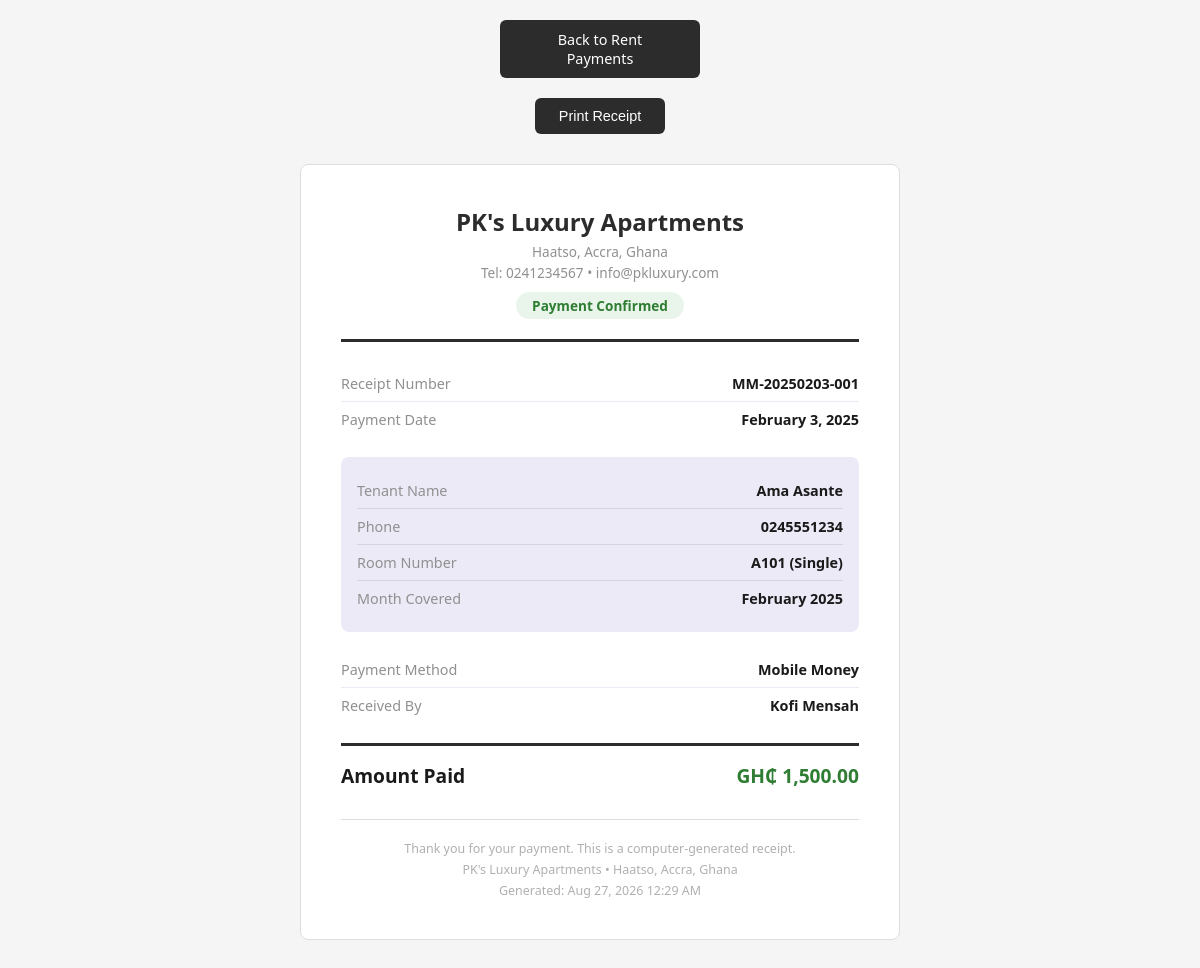
/receipt.php?id=2 (signed in), run on the app's committed database.
### tables this page shows
CREATE TABLE rent_payments (
    id INT AUTO_INCREMENT PRIMARY KEY,
    tenant_id INT NOT NULL,
    room_id INT NOT NULL,
    amount DECIMAL(10,2) NOT NULL,
    payment_date DATE NOT NULL,
    payment_method ENUM('cash', 'mobile_money', 'bank_transfer', 'cheque', 'card', 'ussd', 'qr', 'paystack') NOT NULL,
    reference_number VARCHAR(50),
    month_covered VARCHAR(7) NOT NULL,
    status ENUM('completed', 'pending', 'failed') DEFAULT 'completed',
    received_by INT,
    notes TEXT,
    created_at TIMESTAMP DEFAULT CURRENT_TIMESTAMP,
    FOREIGN KEY (tenant_id) REFERENCES users(id) ON DELETE CASCADE,
    FOREIGN KEY (room_id) REFERENCES rooms(id) ON DELETE CASCADE,
    FOREIGN KEY (received_by) REFERENCES users(id) ON DELETE SET NULL
);

CREATE TABLE users (
    id INT AUTO_INCREMENT PRIMARY KEY,
    username VARCHAR(50) UNIQUE NOT NULL,
    password VARCHAR(255) NOT NULL,
    full_name VARCHAR(100) NOT NULL,
    email VARCHAR(100),
    phone VARCHAR(20),
    role ENUM('admin', 'staff', 'tenant') NOT NULL DEFAULT 'tenant',
    profile_picture VARCHAR(255) DEFAULT 'default.png',
    date_of_birth DATE,
    must_change_password TINYINT(1) DEFAULT 0,
    is_active TINYINT(1) DEFAULT 1,
    last_login DATETIME DEFAULT NULL,
    created_at TIMESTAMP DEFAULT CURRENT_TIMESTAMP,
    updated_at TIMESTAMP DEFAULT CURRENT_TIMESTAMP ON UPDATE CURRENT_TIMESTAMP
);

CREATE TABLE rooms (
    id INT AUTO_INCREMENT PRIMARY KEY,
    room_number VARCHAR(10) UNIQUE NOT NULL,
    room_type VARCHAR(50) NOT NULL DEFAULT 'single',
    floor INT DEFAULT 1,
    size_sqm DECIMAL(6,2),
    rental_price DECIMAL(10,2) NOT NULL,
    status ENUM('available', 'occupied', 'maintenance') DEFAULT 'available',
    image VARCHAR(255) DEFAULT NULL,
    description TEXT,
    amenities TEXT,
    created_at TIMESTAMP DEFAULT CURRENT_TIMESTAMP
);

### config/database.php (called while the page is built, shortened)
<?php
function sanitize($input) {
    return htmlspecialchars(trim($input), ENT_QUOTES, 'UTF-8');
}
function formatCurrency($amount) {
    return 'GH₵ ' . number_format($amount, 2);
}

### receipt.php (the view, shortened to what this page needs)
<?php
require_once __DIR__ . '/config/database.php';
$db = getDB();
$id = intval($_GET['id'] ?? 0);
$stmt = $db->prepare("SELECT rp.*, u.full_name as tenant_name, u.phone as tenant_phone, u.email as tenant_email, r.room_number, r.room_type, au.full_name as received_by_name FROM rent_payments rp JOIN users u ON rp.tenant_id = u.id JOIN rooms r ON rp.room_id = r.id LEFT JOIN users au ON rp.received_by = au.id WHERE rp.id = ?");
$stmt->execute([$id]);
$payment = $stmt->fetch();
?>
<!DOCTYPE html>
<html lang="en">
<head>
</head>
<body>
<a class="print-btn no-print" href="payments.php" style="text-decoration:none;"><i class='bx bx-arrow-back'></i> Back to Rent Payments</a>
<button class="print-btn no-print" onclick="window.print()"><i class='bx bx-printer'></i> Print Receipt</button>
<div class="receipt">
    <div class="receipt-header">
        <h1><span class="brand-gold">PK's</span> Luxury Apartments</h1>
        <p>Haatso, Accra, Ghana</p>
        <p style="margin-top:2px;">Tel: 0241234567 &bull; info@pkluxury.com</p>
        <div class="receipt-badge"><i class='bx bx-check-circle'></i> Payment Confirmed</div>
    </div>
    <div class="receipt-section">
        <div class="receipt-row">
            <span class="label">Receipt Number</span>
            <span class="value"><?= sanitize($payment['reference_number']) ?></span>
        </div>
        <div class="receipt-row">
            <span class="label">Payment Date</span>
            <span class="value"><?= date('F j, Y', strtotime($payment['payment_date'])) ?></span>
        </div>
    </div>
    <div class="receipt-section" style="background:#ECEAF7;border-radius:8px;padding:16px;">
        <div class="receipt-row" style="border-bottom-color:#D4D6E5;">
            <span class="label">Tenant Name</span>
            <span class="value"><?= sanitize($payment['tenant_name']) ?></span>
        </div>
        <div class="receipt-row" style="border-bottom-color:#D4D6E5;">
            <span class="label">Phone</span>
            <span class="value"><?= sanitize($payment['tenant_phone'] ?? 'N/A') ?></span>
        </div>
        <div class="receipt-row" style="border-bottom-color:#D4D6E5;">
            <span class="label">Room Number</span>
            <span class="value"><?= sanitize($payment['room_number']) ?> (<?= ucfirst($payment['room_type']) ?>)</span>
        </div>
        <div class="receipt-row" style="border-bottom:none;">
            <span class="label">Month Covered</span>
            <span class="value"><?= date('F Y', strtotime($payment['month_covered'] . '-01')) ?></span>
        </div>
    </div>
    <div class="receipt-section">
        <div class="receipt-row">
            <span class="label">Payment Method</span>
            <span class="value"><?= ucwords(str_replace('_', ' ', $payment['payment_method'])) ?></span>
        </div>
        <?php if ($payment['received_by_name']): ?>
        <div class="receipt-row">
            <span class="label">Received By</span>
            <span class="value"><?= sanitize($payment['received_by_name']) ?></span>
        </div>
        <?php endif; ?>
    </div>
    <div class="receipt-total">
        <span>Amount Paid</span>
        <span style="color:#2E7D32;"><?= formatCurrency($payment['amount']) ?></span>
    </div>
    <div class="receipt-footer">
        <p>Thank you for your payment. This is a computer-generated receipt.</p>
        <p style="margin-top:4px;">PK's Luxury Apartments &bull; Haatso, Accra, Ghana</p>
        <p style="margin-top:4px;">Generated: <?= date('M j, Y g:i A') ?></p>
    </div>
</div>
</body>
</html>

### receipt.php (style rules this page uses)
* { margin: 0; padding: 0; box-sizing: border-box; }
body { font-family: 'Segoe UI', Arial, sans-serif; color: #1A1A1A; background: #f5f5f5; }
.receipt { max-width: 600px; margin: 30px auto; background: #fff; padding: 40px; border: 1px solid #E0DED8; border-radius: 8px; }
.receipt-header { text-align: center; border-bottom: 3px solid #2C2C2C; padding-bottom: 20px; margin-bottom: 24px; }
.receipt-header h1 { font-size: 1.5rem; color: #2C2C2C; margin-bottom: 4px; }
.receipt-header p { color: #909090; font-size: 0.85rem; }
.receipt-badge { display: inline-block; background: rgba(76,175,80,0.12); color: #2E7D32; padding: 4px 16px; border-radius: 20px; font-size: 0.85rem; font-weight: 600; margin-top: 10px; }
.receipt-section { margin-bottom: 20px; }
.receipt-row { display: flex; justify-content: space-between; padding: 8px 0; border-bottom: 1px solid #ECEAF7; font-size: 0.9rem; }
.receipt-row:last-child { border-bottom: none; }
.receipt-row .label { color: #909090; }
.receipt-row .value { font-weight: 600; color: #1A1A1A; }
.receipt-total { border-top: 3px solid #2C2C2C; margin-top: 16px; padding-top: 16px; display: flex; justify-content: space-between; font-size: 1.2rem; font-weight: 700; }
.receipt-footer { text-align: center; margin-top: 30px; padding-top: 20px; border-top: 1px solid #E0DED8; color: #B0B0B0; font-size: 0.78rem; }
.print-btn { display: block; max-width: 200px; margin: 20px auto; padding: 10px 24px; background: #2C2C2C; color: #fff; border: none; border-radius: 6px; font-size: 0.9rem; cursor: pointer; text-align: center; }

### data on the page
rent_payments: reference_number "MM-20250203-001", payment_date "February 3, 2025", tenant.full_name "Ama Asante", tenant.phone "0245551234", room.room_number "A101", room.room_type "Single", month_covered "February 2025", payment_method "Mobile Money", received_by.full_name "Kofi Mensah", amount "GH₵ 1,500.00"
